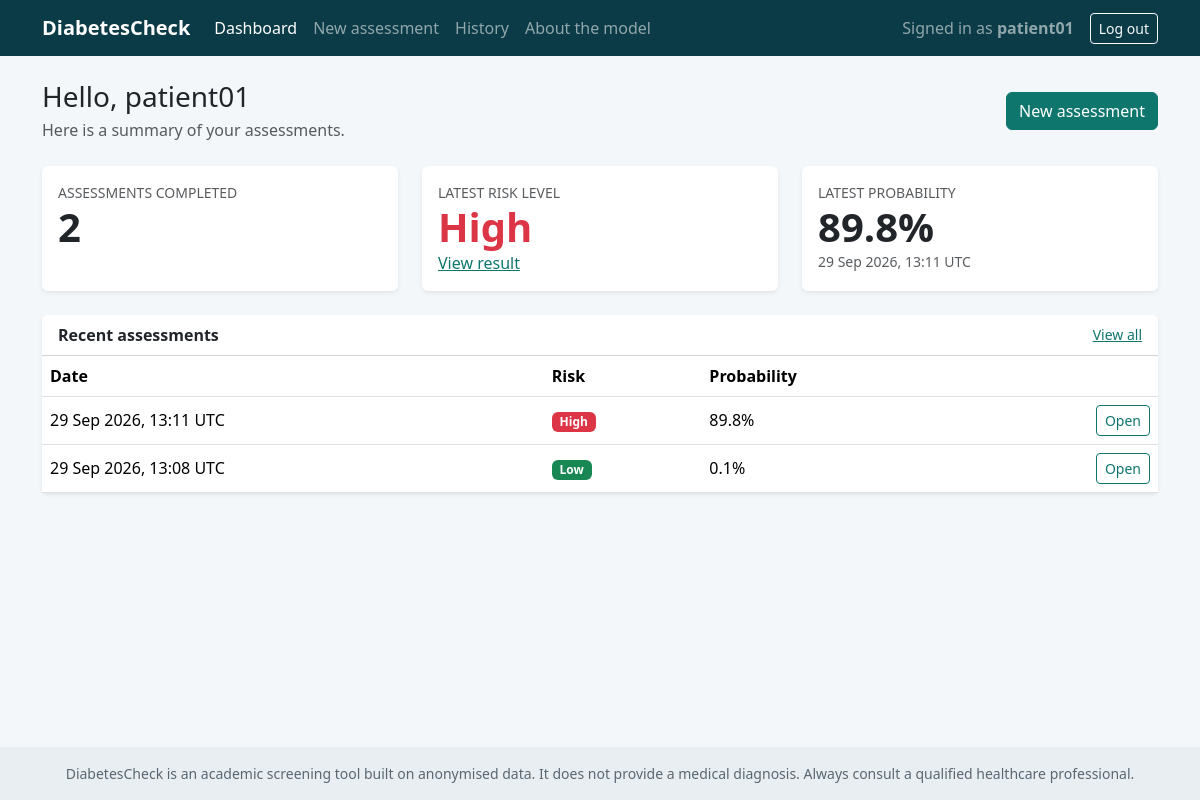
The app's page /dashboard (signed in) with its own data.
### app/models.py (models this page shows, shortened)
class User(UserMixin, db.Model):
    __tablename__ = "users"
    id = db.Column(db.Integer, primary_key=True)
    username = db.Column(db.String(30), unique=True, nullable=False, index=True)
    email = db.Column(db.String(120), unique=True, nullable=False, index=True)
    password_hash = db.Column(db.String(255), nullable=False)
    created_at = db.Column(db.DateTime, default=utcnow, nullable=False)
    predictions = db.relationship(
        "Prediction", backref="user", lazy="dynamic", cascade="all, delete-orphan"
    )

class Prediction(db.Model):
    __tablename__ = "predictions"
    id = db.Column(db.Integer, primary_key=True)
    user_id = db.Column(db.Integer, db.ForeignKey("users.id"), nullable=False, index=True)
    gender = db.Column(db.String(10), nullable=False)
    age = db.Column(db.Float, nullable=False)
    hypertension = db.Column(db.Integer, nullable=False)
    heart_disease = db.Column(db.Integer, nullable=False)
    smoking_history = db.Column(db.String(20), nullable=False)
    bmi = db.Column(db.Float, nullable=False)
    hba1c_level = db.Column(db.Float, nullable=False)
    blood_glucose_level = db.Column(db.Float, nullable=False)
    risk_probability = db.Column(db.Float, nullable=False)
    risk_level = db.Column(db.String(20), nullable=False)
    predicted_class = db.Column(db.Integer, nullable=False)
    recommendations = db.Column(db.Text, nullable=False, default="[]")
    created_at = db.Column(db.DateTime, default=utcnow, nullable=False, index=True)
    @property
    def probability_pct(self):
        return round(self.risk_probability * 100, 1)
    @property
    def level_class(self):
        return {"Low": "success", "Moderate": "warning", "High": "danger"}[self.risk_level]

### app/main.py (the view)
@bp.route("/dashboard")
@login_required
def dashboard():
    base = select(Prediction).where(Prediction.user_id == current_user.id)
    total = db.session.scalar(
        select(func.count()).select_from(Prediction).where(Prediction.user_id == current_user.id)
    )
    recent = db.session.scalars(base.order_by(Prediction.created_at.desc()).limit(5)).all()
    latest = recent[0] if recent else None
    return render_template("dashboard.html", total=total, latest=latest, recent=recent)

### app/__init__.py (called while the page is built)
def create_app(config_class=Config):
    app = Flask(__name__)
    app.config.from_object(config_class)
    db.init_app(app)
    login_manager.init_app(app)
    csrf.init_app(app)
    from .auth import bp as auth_bp
    from .main import bp as main_bp
    app.register_blueprint(auth_bp)
    app.register_blueprint(main_bp)
    @app.template_filter("datefmt")
    def datefmt(value):
        return value.strftime("%d %b %Y, %H:%M") + " UTC"
    @app.template_filter("smoking_label")
    def smoking_label(value):
        return SMOKING_LABELS.get(value, value)
    @app.errorhandler(404)
    def not_found(error):
        return render_template("404.html"), 404
    @app.errorhandler(500)
    def server_error(error):
        db.session.rollback()
        return render_template("500.html"), 500
    with app.app_context():
        db.create_all()
    get_model()
    return app

### app/models.py (called while the page is built)
@login_manager.user_loader
def load_user(user_id):
    return db.session.get(User, int(user_id))

### app/templates/dashboard.html (shortened to what this page needs)
{% extends "base.html" %}
{% block content %}
<div class="d-flex flex-wrap justify-content-between align-items-center mb-4 gap-2">
  <div>
    <h1 class="h3 mb-1">Hello, {{ current_user.username }}</h1>
    <p class="text-muted mb-0">Here is a summary of your assessments.</p>
  </div>
  <a class="btn btn-primary" href="{{ url_for('main.predict_view') }}">New assessment</a>
</div>
<div class="row g-4 mb-4">
  <div class="col-md-4">
    <div class="card border-0 shadow-sm h-100"><div class="card-body">
      <div class="text-muted small text-uppercase">Assessments completed</div>
      <div class="display-6 fw-bold">{{ total }}</div>
    </div></div>
  </div>
  <div class="col-md-4">
    <div class="card border-0 shadow-sm h-100"><div class="card-body">
      <div class="text-muted small text-uppercase">Latest risk level</div>
      {% if latest %}
      <div class="display-6 fw-bold text-{{ latest.level_class }}">{{ latest.risk_level }}</div>
      <a href="{{ url_for('main.result', prediction_id=latest.id) }}">View result</a>
      {% else %}
      <div class="display-6 fw-bold text-muted">-</div>
      {% endif %}
    </div></div>
  </div>
  <div class="col-md-4">
    <div class="card border-0 shadow-sm h-100"><div class="card-body">
      <div class="text-muted small text-uppercase">Latest probability</div>
      {% if latest %}
      <div class="display-6 fw-bold">{{ latest.probability_pct }}%</div>
      <div class="text-muted small">{{ latest.created_at|datefmt }}</div>
      {% else %}
      <div class="display-6 fw-bold text-muted">-</div>
      {% endif %}
    </div></div>
  </div>
</div>
<div class="card border-0 shadow-sm">
  <div class="card-header bg-white d-flex justify-content-between align-items-center">
    <strong>Recent assessments</strong>
    <a href="{{ url_for('main.history') }}" class="small">View all</a>
  </div>
  {% if recent %}
  <div class="table-responsive">
    <table class="table align-middle mb-0">
      <thead><tr><th>Date</th><th>Risk</th><th>Probability</th><th></th></tr></thead>
      <tbody>
        {% for item in recent %}
        <tr>
          <td>{{ item.created_at|datefmt }}</td>
          <td><span class="badge text-bg-{{ item.level_class }}">{{ item.risk_level }}</span></td>
          <td>{{ item.probability_pct }}%</td>
          <td class="text-end"><a class="btn btn-sm btn-outline-primary" href="{{ url_for('main.result', prediction_id=item.id) }}">Open</a></td>
        </tr>
        {% endfor %}
      </tbody>
    </table>
  </div>
  {% else %}
  <div class="card-body text-center text-muted py-5">
    You have not completed an assessment yet.
    <div class="mt-3"><a class="btn btn-primary" href="{{ url_for('main.predict_view') }}">Start your first assessment</a></div>
  </div>
  {% endif %}
</div>
{% endblock %}

### app/templates/base.html (shortened to what this page needs)
<!DOCTYPE html>
<html lang="en">
<head>
  <link href="https://cdn.jsdelivr.net/npm/bootstrap@5.3.3/dist/css/bootstrap.min.css" rel="stylesheet">
  <link href="{{ url_for('static', filename='css/style.css') }}" rel="stylesheet">
</head>
<body class="d-flex flex-column min-vh-100">
  <nav class="navbar navbar-expand-lg navbar-dark app-nav">
    <div class="container">
      <a class="navbar-brand fw-bold" href="{{ url_for('main.index') }}">DiabetesCheck</a>
      <div class="collapse navbar-collapse" id="nav">
        <ul class="navbar-nav me-auto">
          {% if current_user.is_authenticated %}
          <li class="nav-item"><a class="nav-link {{ 'active' if request.endpoint == 'main.dashboard' }}" href="{{ url_for('main.dashboard') }}">Dashboard</a></li>
          <li class="nav-item"><a class="nav-link {{ 'active' if request.endpoint == 'main.predict_view' }}" href="{{ url_for('main.predict_view') }}">New assessment</a></li>
          <li class="nav-item"><a class="nav-link {{ 'active' if request.endpoint == 'main.history' }}" href="{{ url_for('main.history') }}">History</a></li>
          {% endif %}
          <li class="nav-item"><a class="nav-link {{ 'active' if request.endpoint == 'main.about' }}" href="{{ url_for('main.about') }}">About the model</a></li>
        </ul>
        <ul class="navbar-nav align-items-lg-center gap-lg-2">
          {% if current_user.is_authenticated %}
          <li class="nav-item"><span class="navbar-text me-lg-2">Signed in as <strong>{{ current_user.username }}</strong></span></li>
          <li class="nav-item">
            <form method="post" action="{{ url_for('auth.logout') }}">
              <button class="btn btn-outline-light btn-sm" type="submit">Log out</button>
            </form>
          </li>
          {% else %}
          <li class="nav-item"><a class="nav-link" href="{{ url_for('auth.login') }}">Log in</a></li>
          <li class="nav-item"><a class="btn btn-light btn-sm" href="{{ url_for('auth.register') }}">Register</a></li>
          {% endif %}
        </ul>
      </div>
    </div>
  </nav>
  <main class="container py-4 flex-grow-1">
    {% block content %}{% endblock %}
  </main>
  <footer class="app-footer py-3">
    <div class="container small text-center">
      DiabetesCheck is an academic screening tool built on anonymised data. It does not provide a medical diagnosis. Always consult a qualified healthcare professional.
    </div>
  </footer>
</body>
</html>

### app/static/css/style.css (style rules this page uses)
:root { --brand: #0f766e; --brand-dark: #0b3b46; --low: #198754; --moderate: #f59f00; --high: #dc3545; }
body { background: #f4f7fa; }
.app-nav { background: var(--brand-dark); }
.app-footer { background: #e9eef3; color: #5b6770; }
.btn-primary { --bs-btn-bg: var(--brand); --bs-btn-border-color: var(--brand); --bs-btn-hover-bg: #0c5f59; --bs-btn-hover-border-color: #0c5f59; --bs-btn-active-bg: #0a5450; --bs-btn-active-border-color: #0a5450; }
.btn-outline-primary { --bs-btn-color: var(--brand); --bs-btn-border-color: var(--brand); --bs-btn-hover-bg: var(--brand); --bs-btn-hover-border-color: var(--brand); --bs-btn-active-bg: var(--brand); --bs-btn-active-border-color: var(--brand); }
a { color: var(--brand); }

### records on screen
User: username "patient01"
Prediction: risk_level "High", probability_pct "89.8", created_at "29 Sep 2026, 13:11 UTC"
Prediction: created_at "29 Sep 2026, 13:08 UTC", risk_level "Low", probability_pct "0.1"

### other values on screen
{{ total }} "2"
